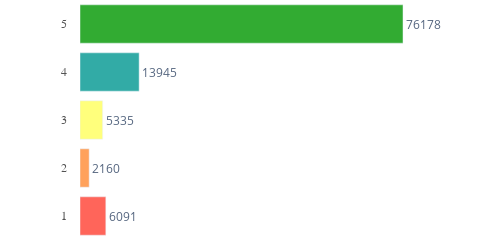

This figure's notebook cell:
### Code cell
colours = ["#009700","#009790", "#FFFF5C" , "#FF8A33", "#FF3F31"]
axis_style = dict(
            ticks="outside",
            fixedrange = True,
            showline=False,
            #showgrid=False,
            showticklabels=True,
    ticklen=10,
    tickcolor='white',
    tickfont=dict(family='Arial',size=12,color='rgb(82, 82, 82)',),
    )
hover_label_style = dict( bgcolor="white",font_size=15)
margin_style = dict( t=0,b = 0)


fig = go.Figure()
data = [
    go.Bar(x= app_info['histogram'][::-1], y = [1,2,3,4,5][::-1]   , name='',orientation ='h',
           marker={"color": colours, }, opacity = 0.8, hoverinfo = 'skip',
           text = app_info['histogram'][::-1] , textposition = 'outside', cliponaxis = False
          )
]

fig = go.Figure(data= data)

fig.update_layout( 
    height=165, width =500,
    xaxis = dict(showticklabels=False, ticks="",fixedrange = True,),
    yaxis = {**axis_style,**{'tick0': 0,'dtick': 1}},
    margin = margin_style,
    plot_bgcolor='white',
)

### Figure 1 — Plotly figure (JSON) as saved in the notebook; plotly's stock layout.template omitted (floating-point values rounded to 4 significant figures)
{"data": [{"cliponaxis": false, "hoverinfo": "skip", "marker": {"color": ["#009700", "#009790", "#FFFF5C", "#FF8A33", "#FF3F31"]}, "name": "", "opacity": 0.8, "orientation": "h", "text": ["76178", "13945", "5335", "2160", "6091"], "textposition": "outside", "type": "bar", "x": [76178, 13945, 5335, 2160, 6091], "y": [5, 4, 3, 2, 1]}], "layout": {"height": 165, "margin": {"b": 0, "t": 0}, "plot_bgcolor": "white", "width": 500, "xaxis": {"fixedrange": true, "showticklabels": false, "ticks": ""}, "yaxis": {"dtick": 1, "fixedrange": true, "showline": false, "showticklabels": true, "tick0": 0, "tickcolor": "white", "tickfont": {"color": "rgb(82, 82, 82)", "family": "Arial", "size": 12}, "ticklen": 10, "ticks": "outside"}}}
